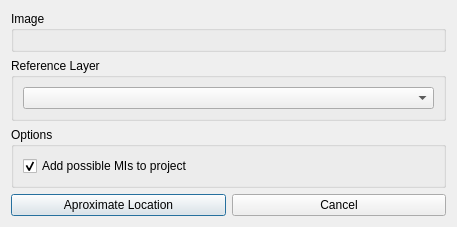
<?xml version="1.0" encoding="UTF-8"?>
<ui version="4.0">
 <class>GeorefPreprocDialog</class>
 <widget class="QDialog" name="GeorefPreprocDialog">
  <property name="geometry">
   <rect>
    <x>0</x>
    <y>0</y>
    <width>457</width>
    <height>216</height>
   </rect>
  </property>
  <property name="windowTitle">
   <string>Preprocessing: Aproximate Image Location</string>
  </property>
  <layout class="QVBoxLayout" name="verticalLayout">
   <item>
    <widget class="QGroupBox" name="groupBoxImages">
     <property name="title">
      <string>Image</string>
     </property>
     <layout class="QVBoxLayout" name="verticalLayout_3">
      <item>
       <widget class="QgsFileWidget" name="fileImage"/>
      </item>
     </layout>
    </widget>
   </item>
   <item>
    <widget class="QGroupBox" name="groupBoxReference">
     <property name="title">
      <string>Reference Layer</string>
     </property>
     <layout class="QVBoxLayout" name="verticalLayout_4">
      <item>
       <widget class="QComboBox" name="comboReferenceLayer"/>
      </item>
     </layout>
    </widget>
   </item>
   <item>
    <widget class="QGroupBox" name="groupBoxOptions">
     <property name="title">
      <string>Options</string>
     </property>
     <layout class="QVBoxLayout" name="verticalLayout_5">
      <item>
       <widget class="QCheckBox" name="checkBoxAddToProject">
        <property name="text">
         <string>Add possible MIs to project</string>
        </property>
        <property name="checked">
         <bool>true</bool>
        </property>
       </widget>
      </item>
     </layout>
    </widget>
   </item>
   <item>
    <layout class="QHBoxLayout" name="horizontalLayout">
     <item>
      <widget class="QPushButton" name="btnLocate">
       <property name="text">
        <string>Aproximate Location</string>
       </property>
      </widget>
     </item>
     <item>
      <widget class="QPushButton" name="btnCancel">
       <property name="text">
        <string>Cancel</string>
       </property>
      </widget>
     </item>
    </layout>
   </item>
  </layout>
 </widget>
 <customwidgets>
  <customwidget>
   <class>QgsFileWidget</class>
   <extends>QWidget</extends>
   <header>qgsfilewidget.h</header>
  </customwidget>
 </customwidgets>
 <resources/>
 <connections/>
</ui>
